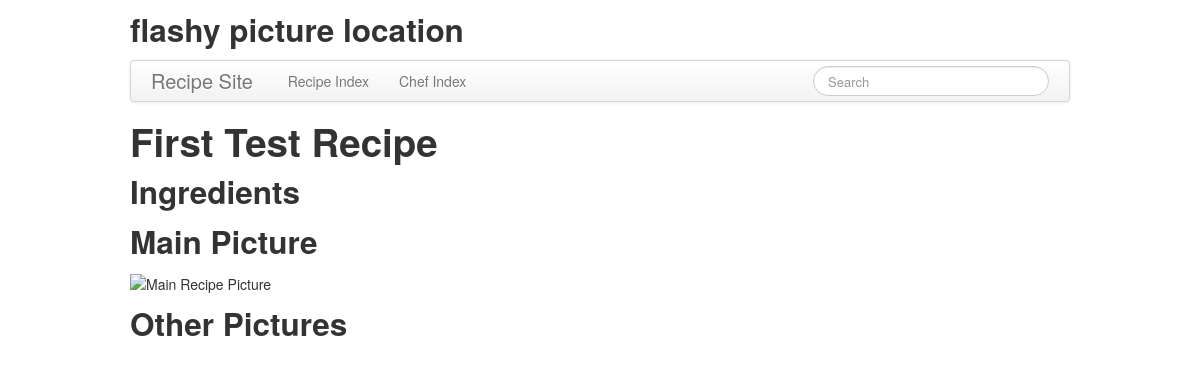
/recipes/1/, run on an earlier commit of the app's database.
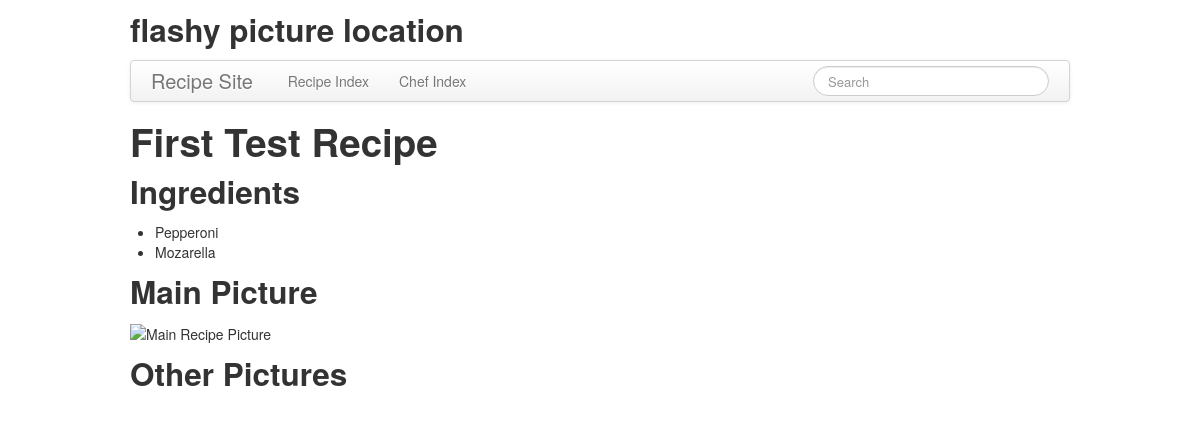
And on a later commit of the database.
### appRecipe/models.py (models this page shows)
class Ingredient(models.Model):
  name = models.CharField(max_length = 200)

### appRecipe/views.py (the view)
# urls.py: url(r'^recipes/(?P<recipe_id>\d+)/$', views.recipeDetail, name='recipeDetail'),
def recipeDetail(request, recipe_id):
  recipe = get_object_or_404(Recipe, pk=recipe_id)
  return render(request, 'recipe/recipeDetail.html', {'recipe':recipe})

### appRecipe/templates/recipe/recipeDetail.html (shortened to what this page needs)
{% extends "recipe/base.html" %}
{% block content %}
  <h1>{{ recipe.name }}</h1>
  <h2>Ingredients</h2>
  <ul>
  {% for ingredient in recipe.ingredients.all %}
    <li>{{ ingredient.name }}</li>
  {% endfor %}
  </ul>
  <h2>Main Picture</h2>
  <img src="{{ recipe.mainPicture.path }}" alt="Main Recipe Picture" >
  <h2>Other Pictures</h2>
{% endblock content %}

What changed in the data, as far as the page shows it:
added Ingredient: name "Pepperoni"
added Ingredient: name "Mozarella"
